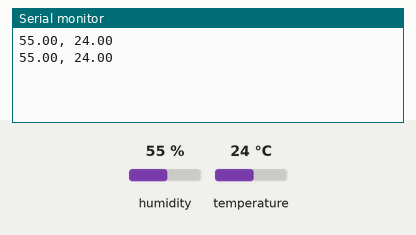
Simulated run of this sketch. Board: Arduino Uno, built with avr-gcc and run on an emulated ATmega328P. Parts: the last lines printed to the serial monitor. The test bench sets the inputs (shaded band); at power-on: humidity 55 %, temperature 24 °C.

Above: at 6.8 s.
6.9 s: humidity set to 22 %
At 10.4 s:
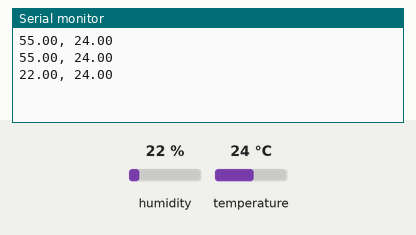
11.4 s: temperature set to 12 °C
At 12.8 s:
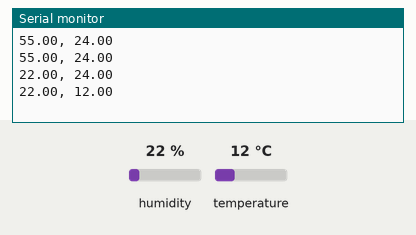
15.9 s: humidity set to 40 %
At 18.6 s:
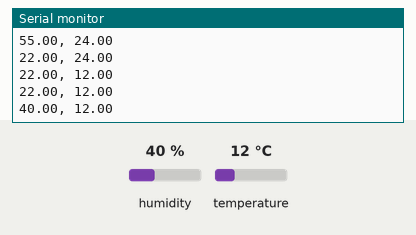
Timing chart, 0 to 20.1 s (numbered marks = the images above; inputs shaded):
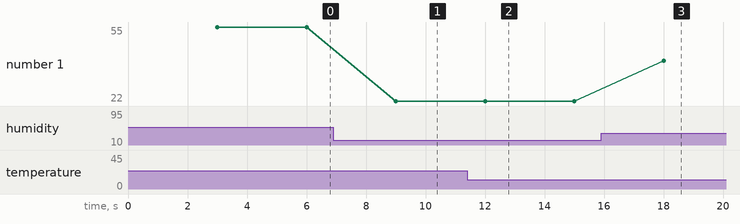

The sketch:

dht_data_over_serial.ino
```cpp
#include <dht_nonblocking.h>
#define DHT_SENSOR_TYPE DHT_TYPE_11

static const int DHT_PIN = 2;
DHT_nonblocking dht_sensor(DHT_PIN, DHT_SENSOR_TYPE);

void setup() {
  // put your setup code here, to run once:
  Serial.begin(9600);
}

void loop() {
  // put your main code here, to run repeatedly:
  float temp;
  float hum;

  if(measure_env(&temp, &hum) == true) {
    Serial.print(hum);
    Serial.print(", ");
    Serial.print(temp);
    Serial.print("\n");
  }
}

static bool measure_env(float *temp, float *hum) {
  static unsigned long measurement_timestamp = millis();

  if(millis() - measurement_timestamp > 3000ul) {
    if(dht_sensor.measure(temp, hum) == true) {
      measurement_timestamp = millis();
      return (true);
    }
  }
  return(false);
}
```

Measured:
- after the input at 6.9 s, the serial monitor: prints a new line after 2.1 s (image 1)
- after the input at 11.4 s, the serial monitor: prints a new line after 0.61 s (image 2)
- after the input at 15.9 s, the serial monitor: prints a new line after 2.1 s (image 3)
- plotted number 1: 55 → 22 after the input at 6.9 s, 22 → 40 after the input at 15.9 s
